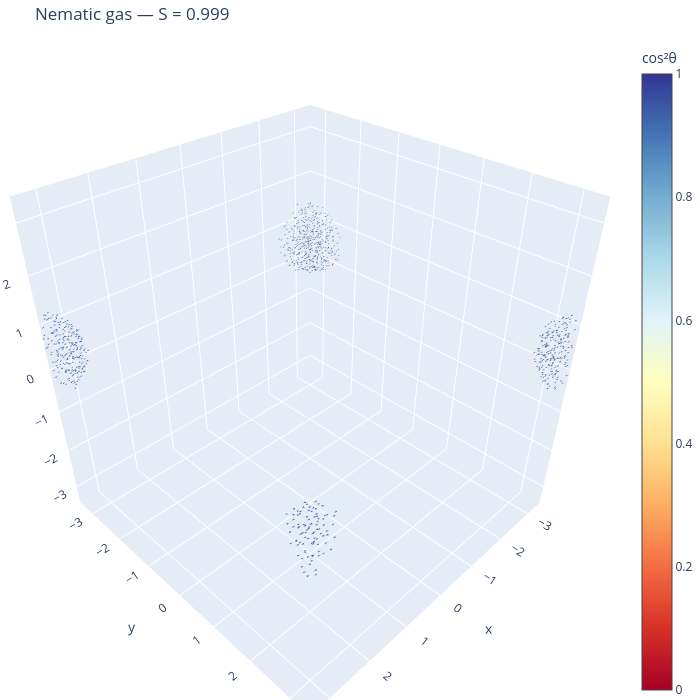

Notebook code for this chart:
### Markdown cell above
## 5. 3D visualization with Plotly

Each particle is drawn as a cone pointing along its director $\hat n$.
Colour encodes the alignment with the nematic director (eigenvector of the
largest eigenvalue of $Q$).

### Code cell
import plotly.graph_objects as go

# Final snapshot
snap_final = sim.state.get_snapshot()
pos = np.array(snap_final.particles.position)
ori = np.array(snap_final.particles.orientation)
directors = quat_to_director(ori)

# Compute nematic director (eigenvector of Q)
Q = np.zeros((3, 3))
for a in range(3):
    for b in range(3):
        Q[a, b] = np.mean(1.5 * directors[:, a] * directors[:, b] - 0.5 * (a == b))
eigvals, eigvecs = np.linalg.eigh(Q)
nematic_director = eigvecs[:, np.argmax(eigvals)]

# cos^2(theta) with nematic director — measures alignment
cos2 = (directors @ nematic_director) ** 2

# Draw cones
cone_len = 0.5
fig = go.Figure()
fig.add_trace(go.Cone(
    x=pos[:, 0], y=pos[:, 1], z=pos[:, 2],
    u=directors[:, 0], v=directors[:, 1], w=directors[:, 2],
    sizemode="absolute",
    sizeref=cone_len,
    colorscale="RdYlBu",
    cmin=0, cmax=1,
    colorbar=dict(title="cos²θ"),
    anchor="center",
    showscale=True,
))

L = snap_final.configuration.box[0]
fig.update_layout(
    scene=dict(
        xaxis=dict(range=[-L/2, L/2]),
        yaxis=dict(range=[-L/2, L/2]),
        zaxis=dict(range=[-L/2, L/2]),
        aspectmode="cube",
    ),
    title=f"Nematic gas — S = {S_arr[-1]:.3f}",
    width=700, height=700,
    margin=dict(l=0, r=0, t=40, b=0),
)
fig.show()

### Figure 1 — Plotly figure (JSON) as saved in the notebook; plotly's stock layout.template omitted (floating-point values rounded to 4 significant figures; data arrays with more than 128 entries replaced by an {"elided": "..."} marker saying what was removed)
{"data": [{"anchor": "center", "cmax": 1, "cmin": 0, "colorbar": {"title": {"text": "cos²θ"}}, "colorscale": [[0, "rgb(165,0,38)"], [0.1, "rgb(215,48,39)"], [0.2, "rgb(244,109,67)"], [0.3, "rgb(253,174,97)"], [0.4, "rgb(254,224,144)"], [0.5, "rgb(255,255,191)"], [0.6, "rgb(224,243,248)"], [0.7, "rgb(171,217,233)"], [0.8, "rgb(116,173,209)"], [0.9, "rgb(69,117,180)"], [1, "rgb(49,54,149)"]], "showscale": true, "sizemode": "absolute", "sizeref": 0.5, "type": "cone", "u": {"elided": "1000 float values"}, "v": {"elided": "1000 float values"}, "w": {"elided": "1000 float values"}, "x": {"elided": "1000 float values"}, "y": {"elided": "1000 float values"}, "z": {"elided": "1000 float values"}}], "layout": {"height": 700, "margin": {"b": 0, "l": 0, "r": 0, "t": 40}, "scene": {"aspectmode": "cube", "xaxis": {"range": [-3.467, 3.467]}, "yaxis": {"range": [-3.467, 3.467]}, "zaxis": {"range": [-3.467, 3.467]}}, "title": {"text": "Nematic gas — S = 0.999"}, "width": 700}}
